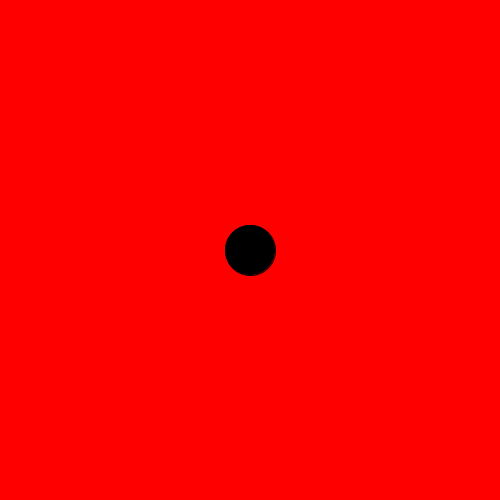
Frame 1 (no input)
Frame 60 (the mouse pressed at the canvas centre just before this capture): identical to frame 1, image omitted
Frame 120 (the mouse held since frame 60 and released just before this capture): identical to frame 1, image omitted

The Processing sketch that drew this single still picture (run headless with seeded random() and noise(); from frame 60 on, the mouse is pressed at the canvas centre):

// Processing sketch: sketch_180725d
// ── sketch_180725d.pde

 // 4. create three integer variables to  
    //    represent the x, y, and the size of the ellipse
    static int x = 250;
    static int y = 250;
    int e = 50;
    int ea = 50;
    
    
    void setup() {
      size(500,500);
      //1. set the size of your sketch
    
    }
    
    void draw() {
      background(255,0,0);
      //2. set the background color of your sketch
      fill(0,0,0);
      ellipse(x,y,e,ea);
      //3. draw an ellipse. Make sure it fits in the window.
      //5. use the variables created in step 4 to in place of the numbers
      //   in your ellipse
    
    }
    
    void mousePressed() {
      int distance = getDistance(mouseX,mouseY,x,y);
      
      //6a. create an integer variable called distance
      //6b. use the getDistance method to initialize your varible
      //    use the mouse's x and y and the x and y of your ellipse 
    print(" " + distance);
      //7. print the distance variable
    
      if(distance > (-1/2 * e) && distance < (1/2 * ea)) {
        x = (int) random(500);
        y = (int) random(500);
      }
      //8a. make an if statement to check if the distance variable
      //   is greater than negative half the size of the ellipse,
      //   and less than positive half the size of the ellipse.
      
        //8b.  set the x and y of the ellipse to a random location on the window
       
      
    }
    
    int getDistance(int x1, int y1, int x2, int y2) {
      return (int)Math.sqrt(x2 * x2 + y2 * y2) - (int)Math.sqrt(x1 * x1 + y1 * y1);
    }
